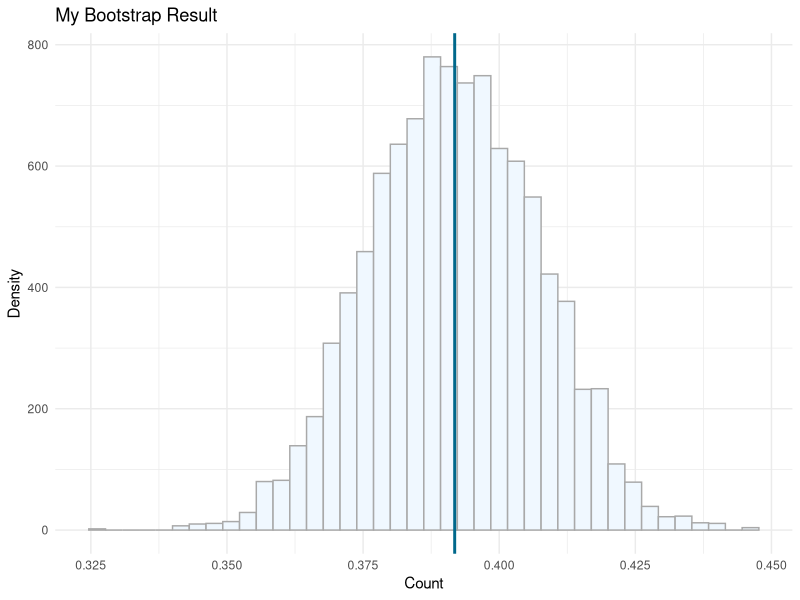
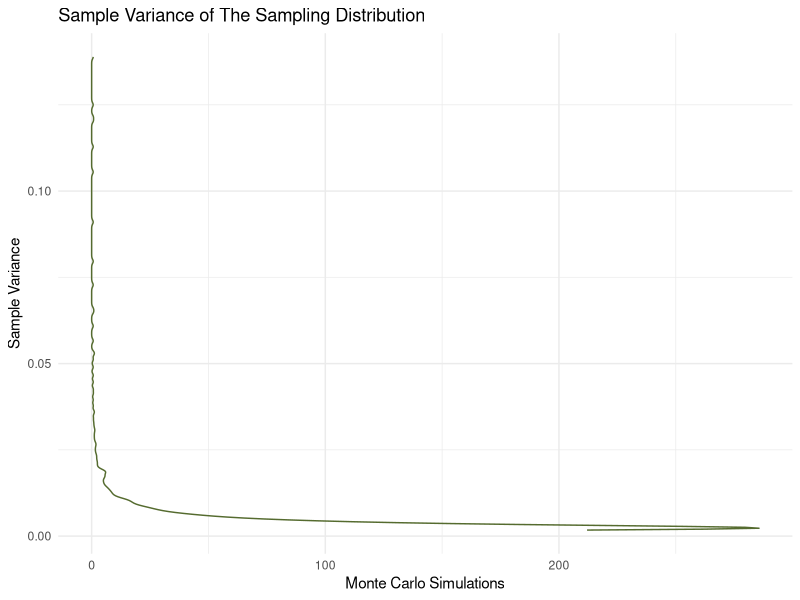
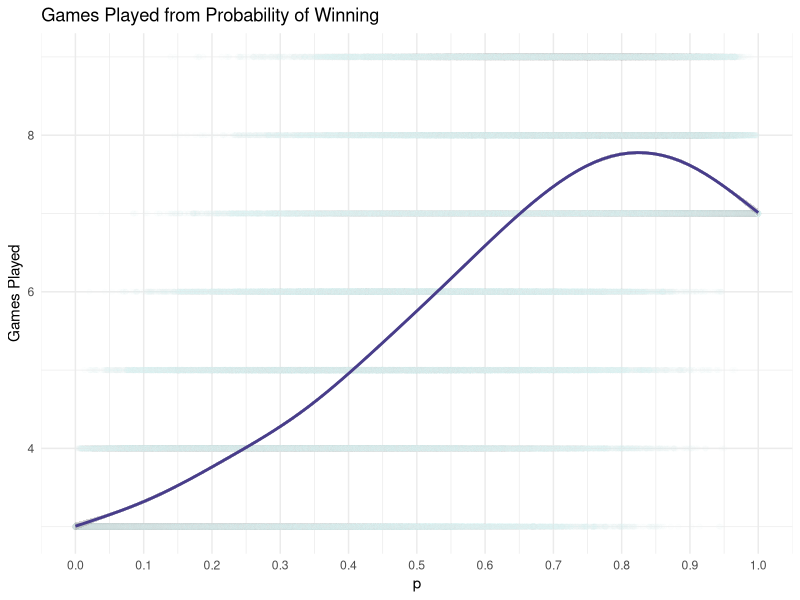

Source code (R) for these figures, in order:
## ---- chunk 1
# Include libraries
library(tidyverse)
library(ggpubr)
## ---- chunk 2
# Problem A
# Sample size
n <- 1000
# Pre-allocate memory for storing random samples
X <- rep(NA, n)
Y <- rep(NA, n)
prob <- NA
# For reproducibility
set.seed(777)
# Simple Monte Carlo function to calculate probability Pr(X > Y)
# Input:
#  X - samples from normal distribution,
#  Y - samples from uniform distribution.
# Output:
#  prob - probability Pr(X > Y).
my_mc <- function(n) {
  # Generate samples with given boundaries
  X <- rnorm(n, mean = 4, sd = sqrt(10))
  Y <- runif(n, min = 2, max = 8)
  # Compute probability Pr(X > Y) ^[http://ditraglia.com/Econ103Public/Rtutorials/Rtutorial4.html]
  prob <- sum(X > Y) / length(X + Y)
  # I wouldn't use return command normally in this place, since the Tidyverse
  # Style Guide advice against it, unless I wanted the return earlier in the 
  # function. However, I have heard this sometimes gets penalised at the 
  # university, hence, the return command at the end of the function.
  return(prob)
}

# Results
my_mc(n)
## ---- chunk 3
# Bootstrapping to derive the sampling distribution of Pr(X > Y)
# Sample size
n_repeat <- 10000
# Pre-allocate memory for storing results
boot_res <- rep(NA, n_repeat)
prob_res <- rep(NA, n_repeat)
# For reproducibility
set.seed(555)
# Loop across all samples
# Output:
#  boot_res - store vector of the Pr(X > Y) distribution.
my_bts <- function(n_repeat) {
  for (i in seq(n_repeat)) {
  prob_res[i] <- my_mc(n)
  }
  # Resample with replacement
  boot_res <- sample(x = prob_res, size = n_repeat, replace = TRUE)
  # Store results
  return(boot_res)
}
## ---- chunk 4
res_bts <- my_bts(n_repeat)
res_bts_mean <- mean(res_bts)
# Plot the bootstrap results
ggplot() +
  geom_histogram(aes(x = res_bts), colour = "darkgrey", fill = "aliceblue", 
                 bins = 40) +
  geom_vline(xintercept = res_bts_mean, colour = "deepskyblue4", size = 1) +
  xlab("Count") + ylab("Density") +
  ggtitle("My Bootstrap Result") + 
  theme_minimal()
## ---- chunk 5
# Number of simulations to run
n <- 1000
# Pre-allocate memory to store vector of variances
sample_variances <- rep(NULL, n)
simulation <- rep(NULL, n)
# For reproducibility
set.seed(222)

# Create function to produce variances as number of Monte Carlo simulations
# increase
# Input: 
#  n - number of simulations ran.
# Output:
#  sample_variances - vector of Monte Carlo sample variances.
variance_change <- function(n) {
  # Store multiple values of Monte Carlo simulation probabilities Pr(X > Y)
  for(i in 1:n) {
    simulation[i] <- my_mc(i)
  }
  simulation
  for (i in 1:n) {
    sample_variances[i] <- var(simulation[1:(i + 1)])
    }
  return(sample_variances)
}

# Save variance distribution to p
p <- variance_change(n)
# Sample variance changes plot
ggplot() +
  geom_density(aes(y = p), colour = "darkolivegreen") +
  xlab("Monte Carlo Simulations") +
  ylab("Sample Variance") +
  ggtitle("Sample Variance of The Sampling Distribution") +
  theme_minimal()
## ---- chunk 6
# Count number of games the team needs to play to win or loose the match.
# The team needs to accrue 7 wins or 3 losses (no draws). 
# For reproducibility
set.seed(333)
# Input:
#  w - wins to finish the match,
#  l - losses to finish the match.
# Output:
#  game_n - number of games played for the match to be finished.
tournament <- function(prob) {
  # Pre-allocate memory
  games <- NA
  # Assign counter
  w <- 0
  l <- 0
  # Conditions
  wins <- 7
  loses <- 3
  while(w < wins && l < loses) {
    result <- rbinom(1, 1, prob)
    if(result == 1) {
      w <- w + 1
    } 
    else {
      l <- l + 1
    }
  }
  games <- w + l 
  return(games)
}

# Set p values
p <- seq(0, 1, 0.00001)
# Number of times to repeat the function
n <- 1000
# Create function p
p_function <- function(n) {
  # Store results
  result_list <- NULL
  # Run for loop to create p function
  for (i in 1:length(p)) {
    result_list[i] <- tournament(p[i])
  }
  return(result_list)
}
## ---- chunk 7
# Store results of number of games played to plot
games_played <- p_function(n)

# Function p plot
ggplot() +
  geom_point(aes(x = p, y = games_played), colour = "azure2", alpha = 0.05) +
  geom_smooth(aes(x = p, y = games_played), colour = "darkslateblue") +
  scale_x_continuous(breaks = seq(0, 1, 0.1)) +
  xlab("p") +
  ylab("Games Played") +
  ggtitle("Games Played from Probability of Winning") +
  theme_minimal()
